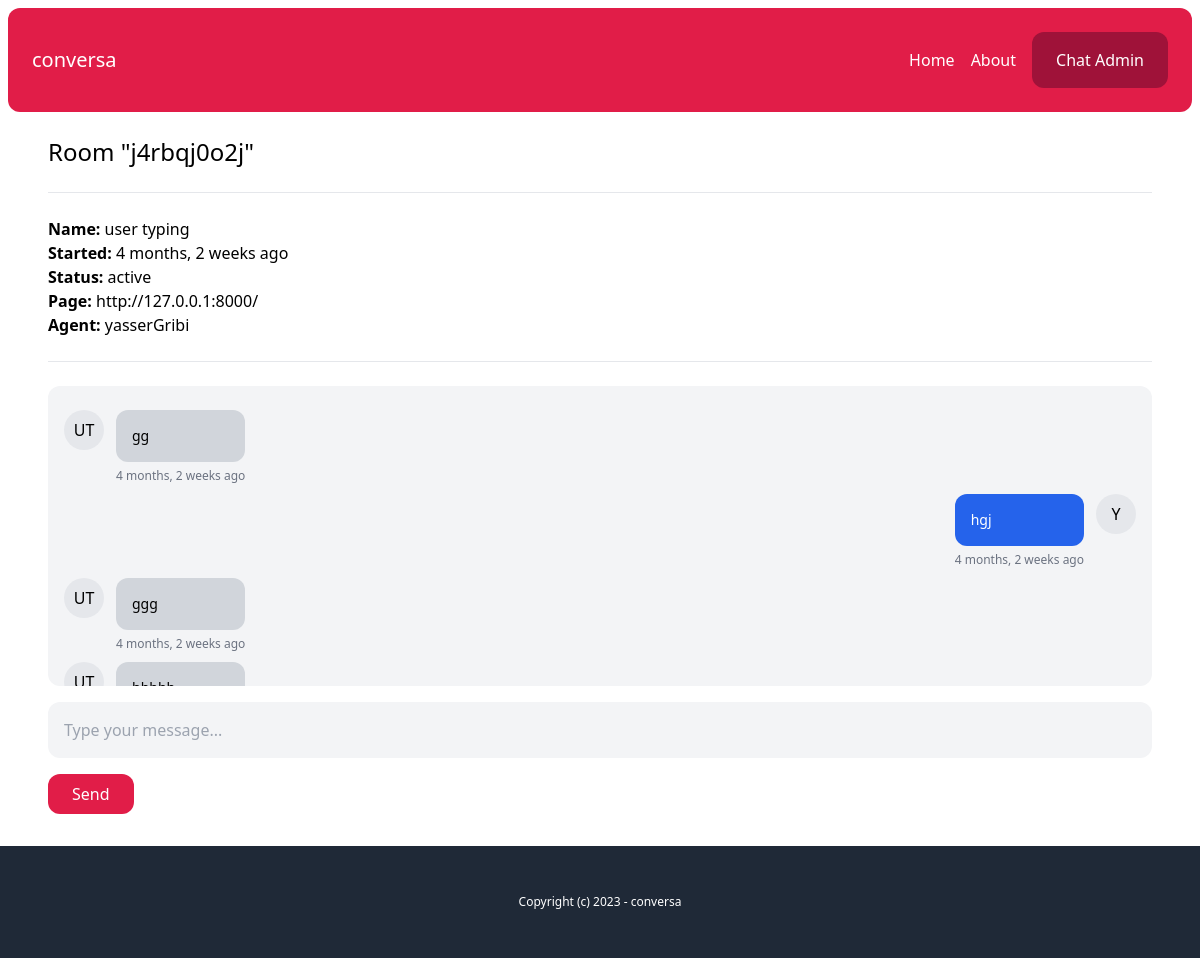
Page /chat-admin/j4rbqj0o2j/ (signed in) on the earlier database version.
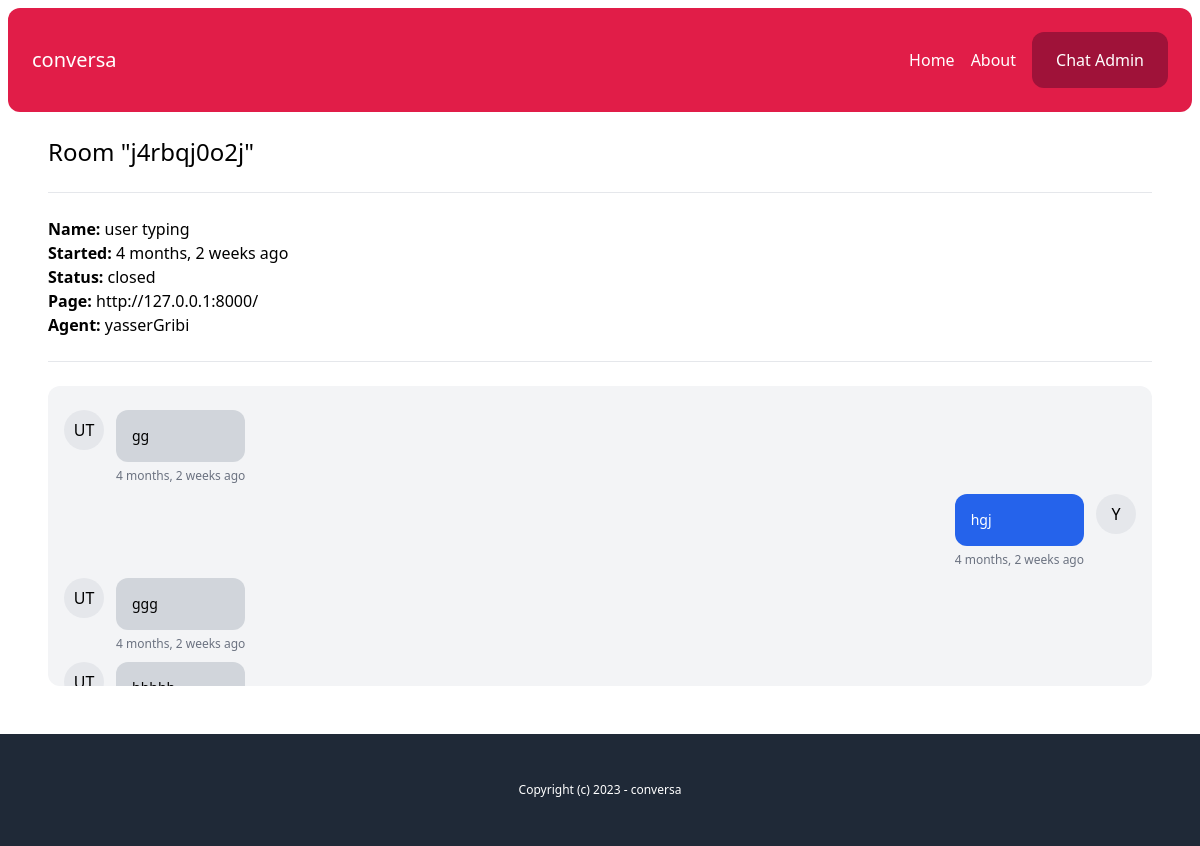
Same page on the later database version.
### chat/models.py (models this page shows, shortened)
class Room(models.Model):
    WAITING = 'waiting'
    ACTIVE = 'active'
    CLOSED = 'closed'
    CHOICES_STATUS = (
        (WAITING, 'Waiting'),
        (ACTIVE, 'active'),
        (CLOSED, 'closed'),
    )
    uuid = models.CharField(max_length=255)
    client = models.CharField(max_length=255)
    agent = models.ForeignKey(User, related_name='rooms', blank=True, null = True, on_delete= models.SET_NULL)
    messages = models.ManyToManyField(Message, blank=True)
    url = models.CharField(max_length=255, blank=True, null = True)
    status = models.CharField(max_length=20, choices=CHOICES_STATUS, default = WAITING )
    created_at = models.DateTimeField(auto_now_add=True)
    class Meta:
        ordering = ('-created_at',)

### account/models.py (models this page shows)
class User(AbstractBaseUser, PermissionsMixin):
    AGENT = 'agent'
    MANAGER = 'manager'
    ROLES_CHOICES = (
        (AGENT, 'Agent'),
        (MANAGER, 'Manager'),
    )
    id = models.UUIDField(primary_key=True, default=uuid.uuid4, editable=False)
    email = models.EmailField(unique=True)
    name = models.CharField(max_length=255, blank=True, default='')
    role = models.CharField(max_length=20, choices=ROLES_CHOICES, default=AGENT)
    is_active = models.BooleanField(default=True)
    is_superuser = models.BooleanField(default=False)
    is_staff = models.BooleanField(default=False)
    date_joined = models.DateTimeField(default=timezone.now)
    last_login = models.DateTimeField(blank=True, null=True)
    objects = CustomUserManager()
    USERNAME_FIELD = 'email'
    EMAIL_FIELD = 'email'
    REQUIRED_FIELDS = ['name']

### chat/views.py (the view)
# urls.py: path('chat-admin/<str:uuid>/', views.room, name='room'),
@login_required
def room(request, uuid):
    room = Room.objects.get(uuid=uuid)
    if room.status == Room.WAITING:
        room.status = Room.ACTIVE
        room.agent = request.user
        room.save()
    return render(request, 'chat/room.html',{
        'room':room,
    })

### chat/templatetags/chatextras.py (called while the page is built)
@register.filter(name='initials')
def initials(value):
    initials = ''
    for name in value.split(' '):
        if name and len(initials) < 3 :
            initials += name[0].upper()
    return initials

### chat/templates/chat/room.html (shortened to what this page needs)
{% extends 'core/base.html' %}
{% load static chatextras %}
{% block content %}
    <h1 class="text-2xl" >Room "{{ room.uuid }}" </h1>
    <hr class="my-6">
    <p class="mb-6">
        <b>Name: </b>{{ room.client }}<br>
        <b>Started: </b>{{ room.created_at|timesince }} ago<br>
        <b>Status: </b>{{ room.get_status_display }}<br>
        <b>Page: </b>{{ room.url }}<br>
        <b>Agent: </b>{% firstof room.agent.name 'None yet...' %}<br>
    </p>
    <hr class="my-6">
    <div id="chat_log" class="mb-4 p-4 bg-gray-100 rounded-xl h-[300px] overflow-scroll flex flex-col flex-grow">
        {% for message in room.messages.all %}
            <div class="flex w-full max-w-md mt-2 space-x-3 {% if message.created_by %} ml-auto justify-end {% endif %}">
                {% if not message.created_by %}
                    <div class="flex-shrink-0 h-10 w-10 rounded-full bg-gray-200 text-center pt-2">
                        {{ message.sent_by|initials }}
                    </div>
                {% endif %}
                <div>
                    <div class="p-4 rounded-xl {% if message.created_by %} bg-blue-600 text-white {% else %} bg-gray-300 {% endif %}">
                        <p class="text-sm">{{ message.body }}</p>
                    </div>
                    <span class="text-xs text-gray-500 leading-none"> {{ message.created_at|timesince }} ago </span>
                </div>
                {% if  message.created_by %}
                    <div class="flex-shrink-0 h-10 w-10 rounded-full bg-gray-200 text-center pt-2">
                        {{ message.sent_by|initials }}
                    </div>
                {% endif %}
            </div>
        {% endfor %}
    </div>
    {% if room.status == 'active' %}
    <input type="text" name="body" id="chat_message_input" class="w-full mb-4 p-4 bg-gray-100 rounded-xl" placeholder="Type your message...">
    <button id="chat_message_submit" class="py-2 px-6 bg-rose-600 text-white rounded-xl">Send</button>
    {% endif %}
{% endblock %}

Differences in the rows shown:
changed Room "j4rbqj0o2j": status "active" → "closed"
Other differences:
text no longer shown: "Send"
